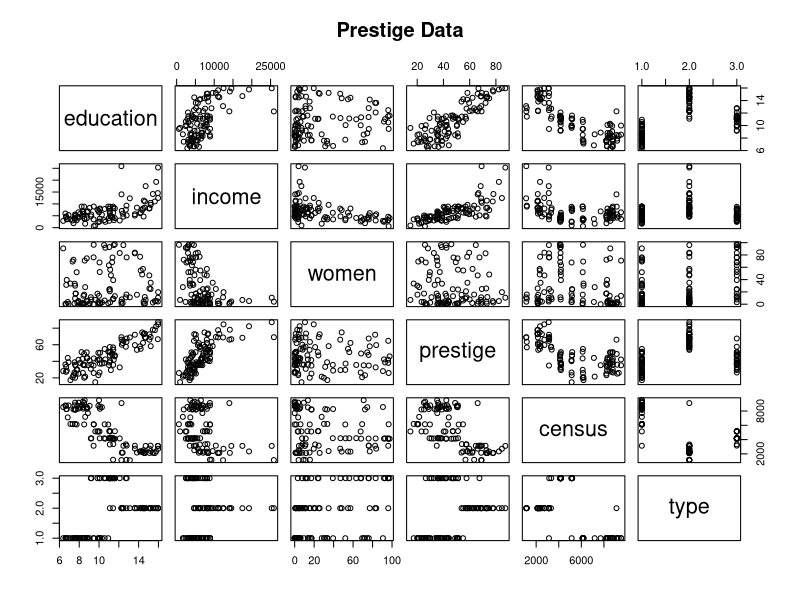
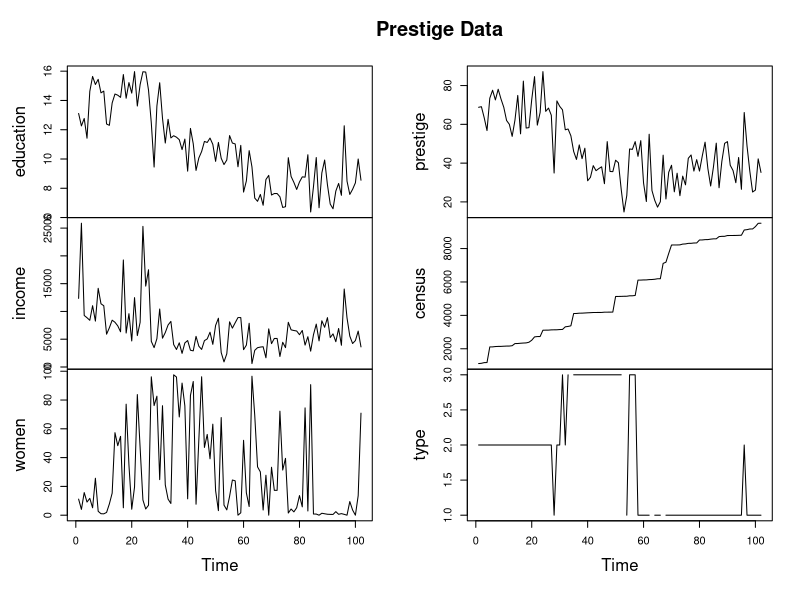
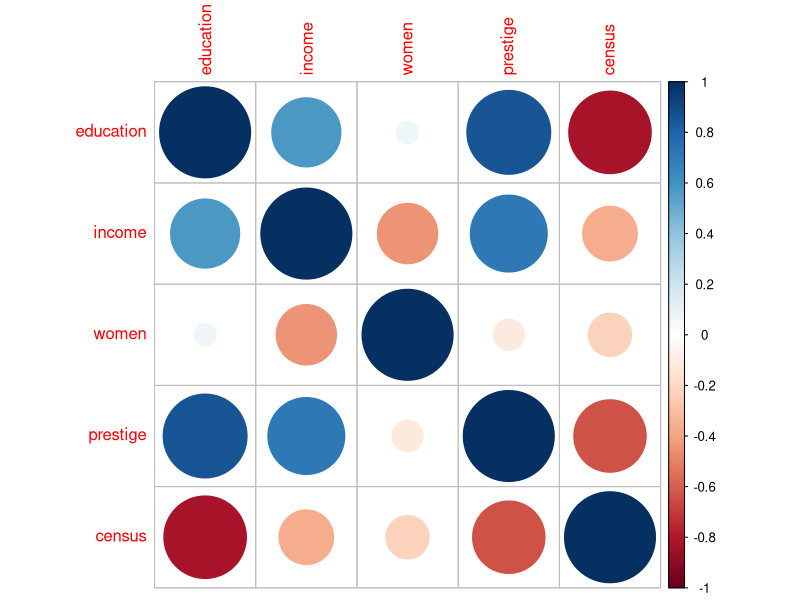
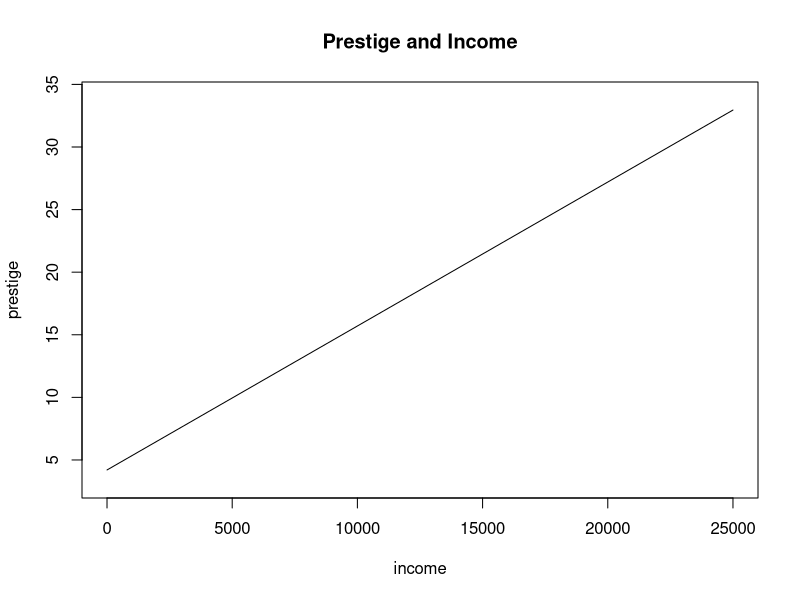
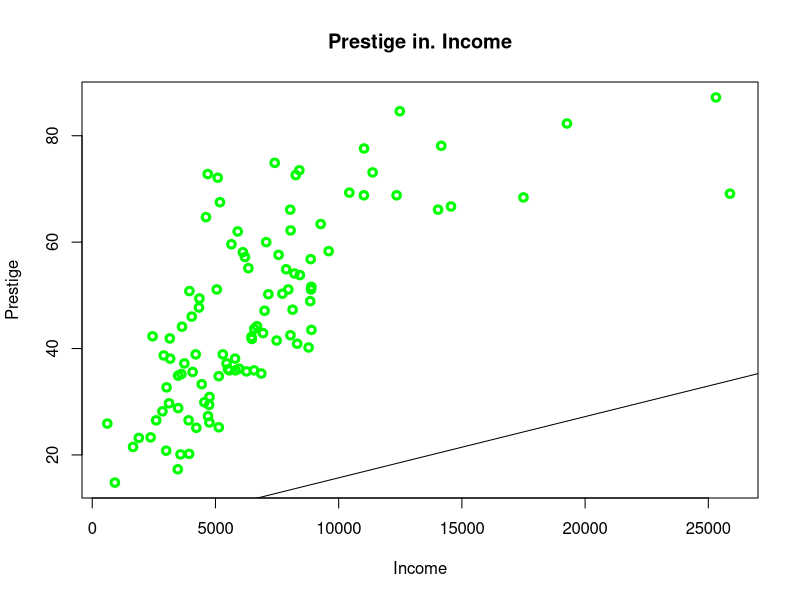
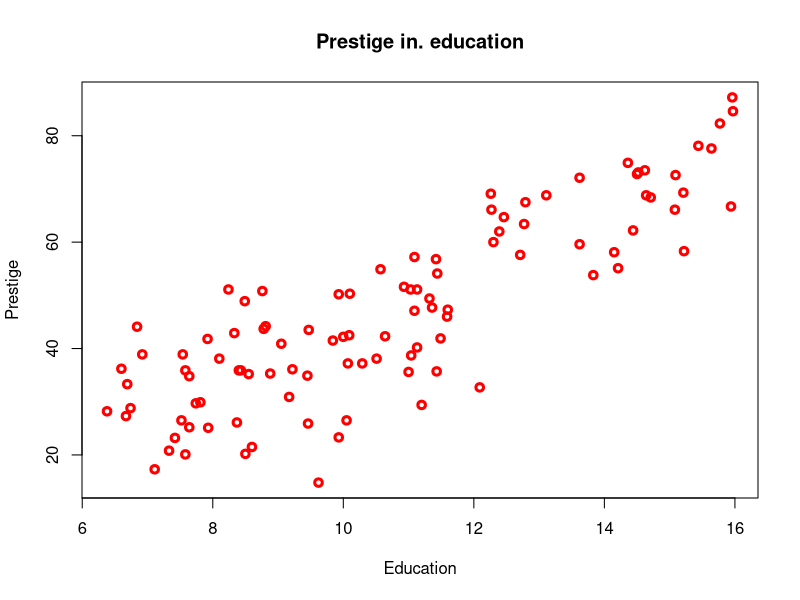
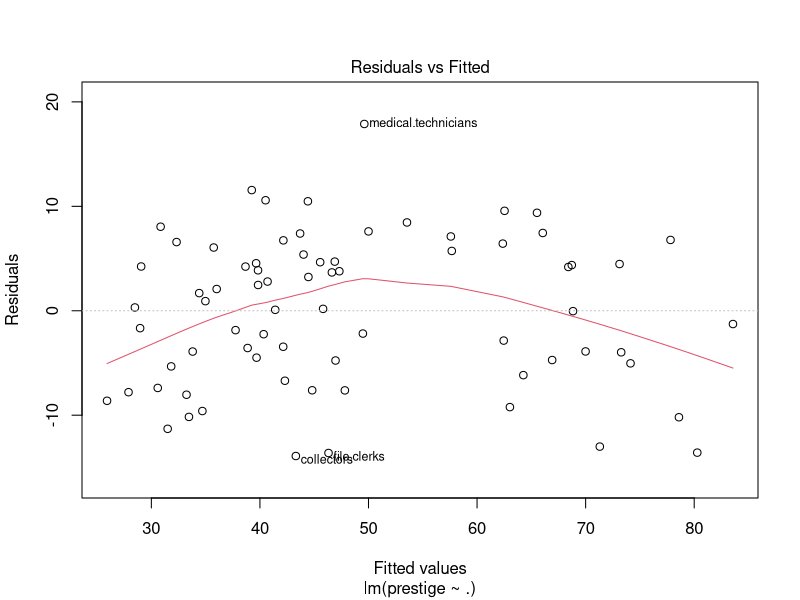
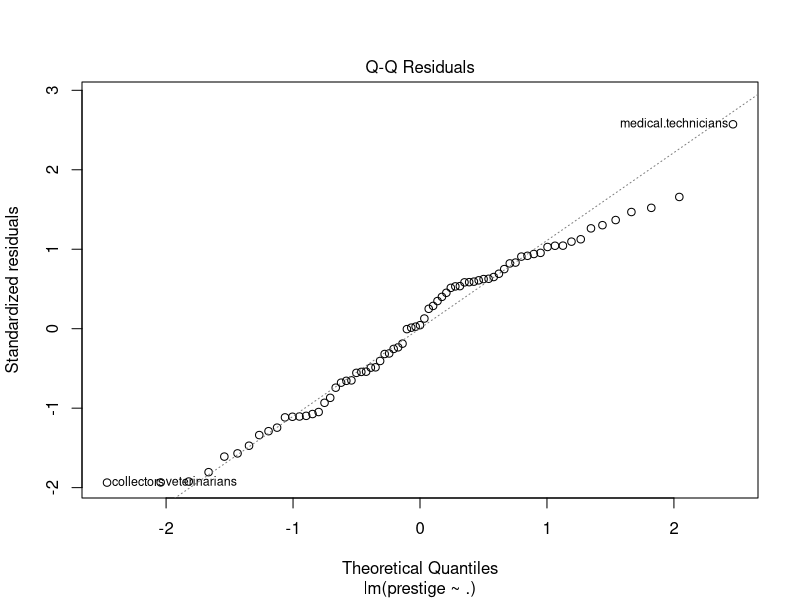

Write R code to recreate these figures, in order.
## ---- chunk 1
library(car)
## ---- chunk 2
Prestige
## ---- chunk 3
summary(Prestige)
## ---- chunk 4
pairs(main="Prestige Data", Prestige)
## ---- chunk 5
plot.ts(main="Prestige Data", Prestige)
## ---- chunk 6
d <- data.frame(education = Prestige$education, income = Prestige$income, women = Prestige$women, prestige = Prestige$prestige, census = Prestige$census)
m <- cor(d)
library('corrplot')
corrplot(m, method="circle")
## ---- chunk 7
testidx_pre <- which(1:nrow(Prestige)%%4==0)
## ---- chunk 8
prestige_train <- Prestige[-testidx_pre,]
## ---- chunk 9
prestige_test <- Prestige[testidx_pre,]
## ---- chunk 10
model <- lm(prestige~., data=prestige_train)
## ---- chunk 11
prediciton <- predict(model, newdata=prestige_test)
## ---- chunk 12
cor(prediciton, prestige_test$prestige)
## ---- chunk 13
summary(model)
## ---- chunk 14
curve(1.150e-03*x + 4.201e+00,from=1, to=25000, xlab="income", ylab="prestige", asp=500, main="Prestige and Income")
## ---- chunk 15
plot(Prestige$income, Prestige$prestige, col="green", lwd=3, xlab = "Income", ylab = "Prestige", main = "Prestige in. Income", xlim = c(600, 26000))
abline(coef(model)[2:3])
## ---- chunk 16
plot(Prestige$education, Prestige$prestige, col="red", lwd=3, xlab = "Education", ylab = "Prestige", main = "Prestige in. education")
abline(coef(model)[2:3])
## ---- chunk 17
plot(model)
## ---- chunk 18
prediciton
